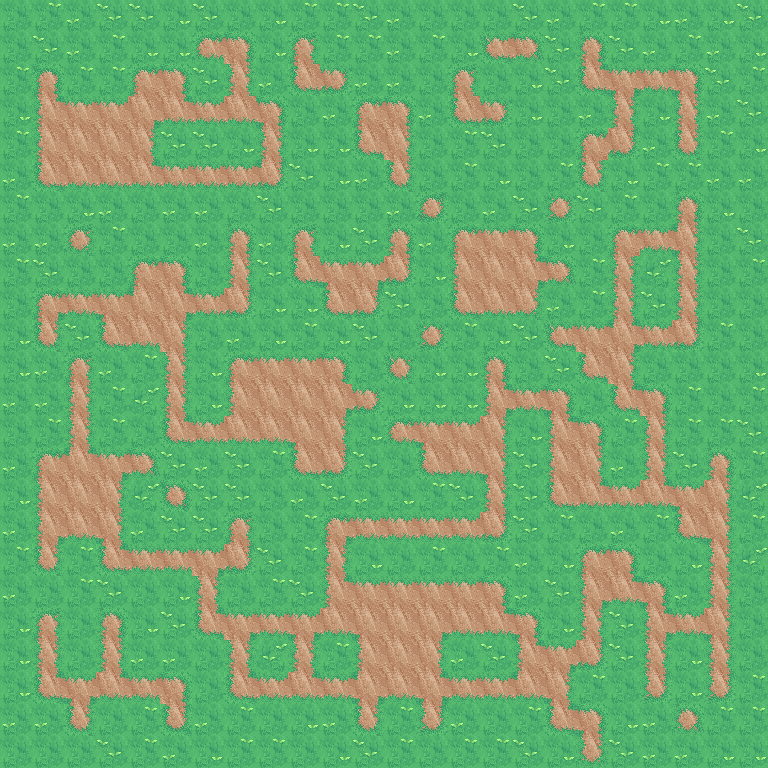

The image is a tile-based game level rendered from a .tmx file. Its description and complete source (layers, tilesets, objects, tile grids) follow:
An orthogonal 24x24 tile map with 32x32 px tiles, 4 tile layers (base layer, grass lines 1, grass lines 2, grass corners 1).

<map version="1.9" tiledversion="1.9.2" orientation="orthogonal" renderorder="right-down" width="24" height="24" tilewidth="32" tileheight="32" infinite="0" nextlayerid="5" nextobjectid="1">
 <tileset firstgid="1" name="tileset" tilewidth="32" tileheight="32" tilecount="100" columns="10">
  <image source="tileset.png" width="320" height="320" />
 </tileset>
 <layer id="1" name="base layer" width="24" height="24">
  <data encoding="csv">
24,3,4,2,2,1,2,24,1,3,3,2,4,24,24,24,2,4,3,3,1,4,1,2,
24,2,4,3,1,1,5,5,1,5,3,3,4,3,1,5,5,2,5,2,4,3,4,1,
3,5,3,3,5,5,2,5,4,5,5,4,4,24,5,24,1,2,5,5,5,5,2,3,
1,5,5,5,5,5,5,5,5,24,4,5,5,4,5,5,1,24,4,5,1,5,4,2,
3,5,5,5,5,2,2,1,5,1,1,5,5,24,3,2,24,24,5,5,4,5,3,1,
4,5,5,5,5,5,5,5,5,2,1,4,5,24,3,1,24,3,5,1,3,3,4,4,
3,24,1,4,24,4,4,24,2,24,24,24,4,5,24,4,2,5,2,3,24,5,1,24,
4,4,5,3,24,24,4,5,4,5,1,2,5,4,5,5,5,1,24,5,5,5,24,2,
3,2,24,24,5,5,24,5,2,5,5,5,5,1,5,5,5,5,3,5,2147483650,5,24,3,
24,5,5,5,5,5,5,5,1,1,5,5,2,24,5,5,5,4,3,5,2,5,24,24,
1,5,2,5,5,5,24,4,1,3,1,2,24,5,3,1,2,5,5,5,5,5,3,24,
1,4,5,4,3,5,1,5,5,5,5,24,5,1,1,5,24,2,5,5,24,24,24,1,
4,4,5,3,2147483650,5,1,5,5,5,5,5,1,1,1,5,5,5,24,5,5,3,24,3,
24,3,5,3,24,5,5,5,5,5,5,1,5,5,5,5,1,5,5,3,5,3,3,2,
4,5,5,5,5,2,4,2,3,5,5,2,24,5,5,5,2,5,5,4,5,2,5,3,
1,5,5,5,2147483650,5,2,2,24,4,2,4,1,3,2,5,2,5,5,5,5,5,5,2147483650,
4,5,5,5,4,2,2,5,24,3,5,5,5,5,5,5,2,3,24,4,3,5,5,3,
3,5,3,5,5,5,5,5,2,3,5,1,24,3,24,3,4,1,5,5,24,1,5,2147483650,
4,24,3,2,24,1,5,24,3,2,5,5,5,5,5,5,4,2,5,5,5,4,5,24,
1,5,24,5,1,2,5,5,5,5,5,5,5,5,5,5,5,1,5,2,5,5,5,24,
1,5,24,5,4,4,24,5,2147483650,5,3,5,5,5,4,2,5,5,5,2,5,1,5,24,
1,5,5,5,5,5,24,5,5,5,5,5,5,5,5,5,5,5,3,24,5,1,5,3,
4,4,5,24,3,5,4,3,24,1,4,5,3,5,4,24,3,5,5,1,4,5,3,3,
24,24,24,2,3,4,1,3,3,24,1,2,3,24,3,3,2,1,5,2,4,4,1,1
</data>
 </layer>
 <layer id="2" name="grass lines 1" width="24" height="24">
  <data encoding="csv">
0,0,0,0,0,0,0,0,0,0,0,0,0,0,0,0,0,0,0,0,0,0,0,0,
0,0,0,0,0,0,11,12,0,11,0,0,0,0,0,21,12,0,12,0,0,0,0,0,
0,11,0,0,11,12,0,25,0,21,22,0,0,0,11,0,0,0,21,34,14,12,0,0,
0,25,34,34,0,14,14,14,12,0,0,11,12,0,21,22,0,0,0,25,0,25,0,0,
0,25,0,0,23,0,0,0,23,0,0,21,23,0,0,0,0,0,11,22,0,21,0,0,
0,21,14,14,14,14,14,14,22,0,0,0,21,0,0,0,0,0,21,0,0,0,0,0,
0,0,0,0,0,0,0,0,0,0,0,0,0,11,0,0,0,22,0,0,0,12,0,0,
0,0,11,0,0,0,0,12,0,11,0,0,12,0,11,34,12,0,0,11,14,23,0,0,
0,0,0,0,11,12,0,23,0,21,34,34,22,0,25,0,13,12,0,23,0,25,0,0,
0,11,14,34,0,13,14,22,0,0,21,22,0,0,21,14,14,0,0,23,0,25,0,0,
0,21,0,21,14,23,0,0,0,0,0,0,0,22,0,0,0,21,34,33,14,22,0,0,
0,0,11,0,0,25,0,11,34,34,12,0,21,0,0,12,0,0,21,0,0,0,0,0,
0,0,25,0,0,25,0,25,0,0,0,22,0,0,0,25,14,12,0,21,12,0,0,0,
0,0,25,0,0,21,14,14,14,0,23,0,11,34,34,23,0,25,12,0,25,0,0,0,
0,11,0,13,12,0,0,0,0,21,22,0,0,21,14,23,0,25,23,0,25,0,12,0,
0,25,0,23,0,21,0,0,0,0,0,0,0,0,0,23,0,21,14,14,14,34,23,0,
0,25,14,23,0,0,0,11,0,0,11,14,14,14,14,22,0,0,0,0,0,21,23,0,
0,21,0,21,14,14,13,22,0,0,25,0,0,0,0,0,0,0,11,12,0,0,23,0,
0,0,0,0,0,0,25,0,0,0,25,34,34,34,34,12,0,0,25,14,12,0,23,0,
0,11,0,12,0,0,21,34,14,34,14,0,0,0,14,14,12,0,25,0,25,14,23,0,
0,25,0,23,0,0,0,25,0,25,0,25,0,0,0,0,25,34,22,0,25,0,23,0,
0,21,34,14,14,12,0,21,14,14,14,35,14,33,14,14,14,23,0,0,22,0,22,0,
0,0,21,0,0,22,0,0,0,0,0,21,0,22,0,0,0,21,12,0,0,12,0,0,
0,0,0,0,0,0,0,0,0,0,0,0,0,0,0,0,0,0,25,0,0,0,0,0
</data>
 </layer>
 <layer id="3" name="grass lines 2" width="24" height="24">
  <data encoding="csv">
0,0,0,0,0,0,0,0,0,0,0,0,0,0,0,0,0,0,0,0,0,0,0,0,
0,0,0,0,0,0,14,0,0,23,0,0,0,0,0,34,14,0,25,0,0,0,0,0,
0,12,0,0,0,0,0,23,0,0,34,0,0,0,23,0,0,0,0,13,34,15,0,0,
0,0,0,0,13,33,34,0,15,0,0,0,0,0,0,34,0,0,0,23,0,23,0,0,
0,0,0,0,0,0,0,0,25,0,0,0,0,0,0,0,0,0,0,0,0,23,0,0,
0,0,0,0,0,34,34,34,0,0,0,0,23,0,0,0,0,0,23,0,0,0,0,0,
0,0,0,0,0,0,0,0,0,0,0,0,0,22,0,0,0,25,0,0,0,25,0,0,
0,0,14,0,0,0,0,25,0,23,0,0,25,0,0,0,0,0,0,0,34,35,0,0,
0,0,0,0,0,0,0,25,0,0,15,13,0,0,0,0,33,14,0,25,0,23,0,0,
0,13,34,15,0,33,34,0,0,0,0,0,0,0,0,0,23,0,0,25,0,23,0,0,
0,23,0,0,0,0,0,0,0,0,0,0,0,25,0,0,0,34,0,13,34,0,0,0,
0,0,23,0,0,23,0,0,0,0,0,0,23,0,0,25,0,0,0,23,0,0,0,0,
0,0,23,0,0,23,0,0,0,0,13,34,0,0,0,13,34,15,0,0,0,0,0,0,
0,0,23,0,0,33,34,0,0,15,0,0,14,15,0,0,0,0,0,0,23,0,0,0,
0,0,35,34,14,0,0,0,0,0,0,0,0,0,0,15,0,0,0,0,23,0,25,0,
0,0,0,0,0,12,0,0,0,0,0,0,0,0,0,25,0,0,0,34,0,15,0,0,
0,13,0,15,0,0,0,23,0,0,13,34,34,34,34,0,0,0,0,0,0,0,15,0,
0,23,0,0,34,34,34,0,0,0,23,0,0,0,0,0,0,0,0,0,0,0,25,0,
0,0,0,0,0,0,23,0,0,0,0,0,0,0,0,0,0,0,13,0,15,0,25,0,
0,23,0,25,0,0,0,13,34,13,0,0,0,13,0,0,15,0,23,0,13,34,15,0,
0,23,0,25,0,0,0,23,0,23,0,0,0,23,0,0,0,13,0,0,23,0,25,0,
0,0,15,0,34,0,0,0,34,0,34,15,0,13,34,34,0,15,0,0,25,0,25,0,
0,0,23,0,0,21,0,0,0,0,0,23,0,25,0,0,0,0,15,0,0,25,0,0,
0,0,0,0,0,0,0,0,0,0,0,0,0,0,0,0,0,0,23,0,0,0,0,0
</data>
 </layer>
 <layer id="4" name="grass corners 1" width="24" height="24">
  <data encoding="csv">
0,0,0,0,0,0,0,0,0,0,0,0,0,0,0,0,0,0,0,0,0,0,0,0,
0,0,0,0,0,0,0,0,0,0,0,0,0,0,0,0,0,0,0,0,0,0,0,0,
0,0,0,0,0,0,0,0,0,0,0,0,0,0,0,0,0,0,33,15,0,0,0,0,
0,33,0,0,0,0,0,0,15,0,0,0,0,0,0,0,0,0,0,0,0,0,0,0,
0,0,0,0,0,0,0,0,0,0,0,0,0,0,0,0,0,0,0,0,0,0,0,0,
0,0,0,0,33,0,0,0,35,0,0,0,0,0,0,0,0,0,0,0,0,0,0,0,
0,0,0,0,0,0,0,0,0,0,0,0,0,0,0,0,0,34,0,0,0,0,0,0,
0,0,23,0,0,0,0,0,0,0,0,0,0,0,0,0,0,0,0,0,0,15,0,0,
0,0,0,0,0,0,0,0,0,0,0,0,0,0,0,0,0,0,0,0,0,0,0,0,
0,0,0,0,35,0,0,0,0,0,0,0,0,0,0,0,0,0,0,0,0,0,0,0,
0,0,0,0,0,0,0,0,0,0,0,0,0,34,0,0,0,0,0,35,0,0,0,0,
0,0,0,0,0,0,0,0,0,0,0,0,34,0,0,0,0,0,0,0,0,0,0,0,
0,0,0,0,0,0,0,0,0,0,0,0,0,0,0,33,0,0,0,33,0,0,0,0,
0,0,0,0,0,0,0,0,0,0,0,0,0,0,0,0,0,33,0,0,0,0,0,0,
0,0,33,0,0,0,0,0,0,0,0,0,0,0,0,0,0,0,0,0,0,0,0,0,
0,0,0,0,0,0,0,0,0,0,0,0,0,0,0,0,0,0,33,0,33,0,0,0,
0,0,0,0,0,0,0,0,0,0,0,0,0,0,0,0,0,0,0,0,0,0,0,0,
0,0,0,33,0,0,0,0,0,0,0,0,0,0,0,0,0,0,0,0,0,0,0,0,
0,0,0,0,0,0,0,0,0,0,33,0,0,0,0,0,0,0,0,33,0,0,0,0,
0,0,0,0,0,0,33,0,0,15,0,15,0,0,0,33,0,0,0,0,33,0,0,0,
0,0,0,0,0,0,0,0,0,0,0,0,0,0,0,0,33,0,0,0,0,0,0,0,
0,33,13,33,0,0,0,33,0,33,0,13,0,15,0,0,35,0,0,0,0,0,0,0,
0,0,0,0,0,0,0,0,0,0,0,0,0,0,0,0,0,33,0,0,0,14,0,0,
0,0,0,0,0,0,0,0,0,0,0,0,0,0,0,0,0,0,14,0,0,0,0,0
</data>
 </layer>
</map>